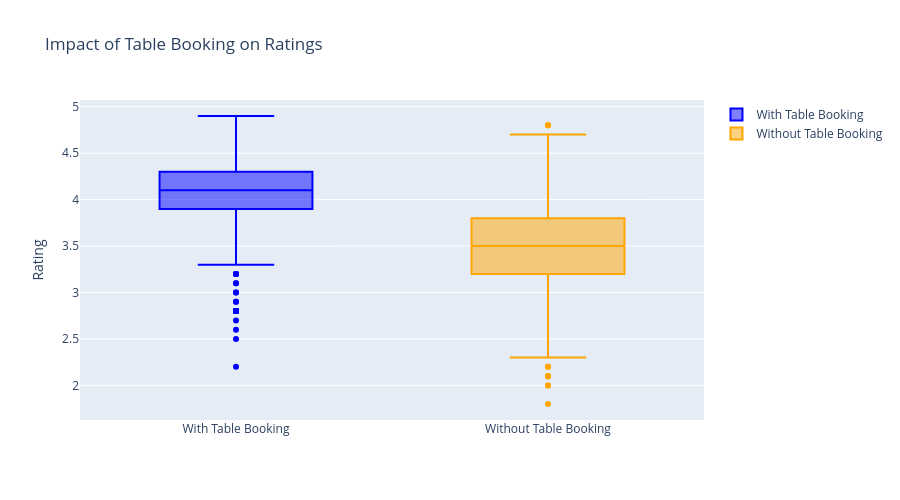

Notebook source saved alongside this figure:
### Code cell
# 5. Impact of Table Booking on Ratings
with_booking = df[df['has_table_booking'] == 1]['rating']
without_booking = df[df['has_table_booking'] == 0]['rating']

fig = go.Figure()

fig.add_trace(go.Box(y=with_booking, name='With Table Booking', marker_color='blue'))
fig.add_trace(go.Box(y=without_booking, name='Without Table Booking', marker_color='orange'))

fig.update_layout(
    title='Impact of Table Booking on Ratings',
    yaxis_title='Rating',
    height=500
)

fig.show()

print(f"Average Rating with Table Booking: {with_booking.mean():.2f}")
print(f"Average Rating without Table Booking: {without_booking.mean():.2f}")
print(f"Difference: {with_booking.mean() - without_booking.mean():.2f}")

### Figure 1 — Plotly figure (JSON) as saved in the notebook; plotly's stock layout.template omitted (floating-point values rounded to 4 significant figures; data arrays with more than 128 entries replaced by an {"elided": "..."} marker saying what was removed)
{"data": [{"marker": {"color": "blue"}, "name": "With Table Booking", "type": "box", "y": {"elided": "744 float values"}}, {"marker": {"color": "orange"}, "name": "Without Table Booking", "type": "box", "y": {"elided": "6361 float values"}}], "layout": {"height": 500, "title": {"text": "Impact of Table Booking on Ratings"}, "yaxis": {"title": {"text": "Rating"}}}}
